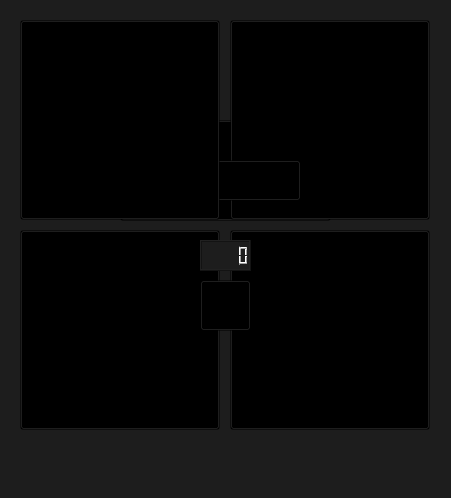
<?xml version="1.0" encoding="UTF-8"?>
<ui version="4.0">
 <class>Genius</class>
 <widget class="QMainWindow" name="Genius">
  <property name="geometry">
   <rect>
    <x>0</x>
    <y>0</y>
    <width>451</width>
    <height>498</height>
   </rect>
  </property>
  <property name="windowTitle">
   <string>Genius</string>
  </property>
  <property name="styleSheet">
   <string notr="true">background-color:#1d1d1d;</string>
  </property>
  <widget class="QWidget" name="centralwidget">
   <widget class="QPushButton" name="verde">
    <property name="geometry">
     <rect>
      <x>20</x>
      <y>20</y>
      <width>200</width>
      <height>200</height>
     </rect>
    </property>
    <property name="styleSheet">
     <string notr="true">#verde{
background-color:transparent;
border-image: url(&quot;D:/Dropbox Oficial/Dropbox/Faculdade/UFRGS/Indo/TCP/Genius/genius/bt_verde.png&quot;);
}

#verde:pressed{
background-color:transparent;
border-image: url(&quot;D:/Dropbox Oficial/Dropbox/Faculdade/UFRGS/Indo/TCP/Genius/genius/bt_verdeAct.png&quot;);
}</string>
    </property>
    <property name="text">
     <string/>
    </property>
   </widget>
   <widget class="QPushButton" name="vermelho">
    <property name="geometry">
     <rect>
      <x>230</x>
      <y>20</y>
      <width>200</width>
      <height>200</height>
     </rect>
    </property>
    <property name="styleSheet">
     <string notr="true">#vermelho{
background-color:transparent;
border-image: url(&quot;D:/Dropbox Oficial/Dropbox/Faculdade/UFRGS/Indo/TCP/Genius/genius/bt_vermelho.png&quot;);
}

#vermelho:pressed{
background-color:transparent;
border-image: url(&quot;D:/Dropbox Oficial/Dropbox/Faculdade/UFRGS/Indo/TCP/Genius/genius/bt_vermelhoAct.png&quot;);
}</string>
    </property>
    <property name="text">
     <string/>
    </property>
   </widget>
   <widget class="QPushButton" name="azul">
    <property name="geometry">
     <rect>
      <x>230</x>
      <y>230</y>
      <width>200</width>
      <height>200</height>
     </rect>
    </property>
    <property name="styleSheet">
     <string notr="true">#azul{
background-color:transparent;
border-image: url(&quot;D:/Dropbox Oficial/Dropbox/Faculdade/UFRGS/Indo/TCP/Genius/genius/bt_azul.png&quot;);
}

#azul:pressed{
background-color:transparent;
border-image: url(&quot;D:/Dropbox Oficial/Dropbox/Faculdade/UFRGS/Indo/TCP/Genius/genius/bt_azulAct.png&quot;);
}</string>
    </property>
    <property name="text">
     <string/>
    </property>
   </widget>
   <widget class="QPushButton" name="amarelo">
    <property name="geometry">
     <rect>
      <x>20</x>
      <y>230</y>
      <width>200</width>
      <height>200</height>
     </rect>
    </property>
    <property name="styleSheet">
     <string notr="true">#amarelo{
background-color:transparent;
border-image: url(&quot;D:/Dropbox Oficial/Dropbox/Faculdade/UFRGS/Indo/TCP/Genius/genius/bt_amarelo.png&quot;);
}

#amarelo:pressed{
background-color:transparent;
border-image: url(&quot;D:/Dropbox Oficial/Dropbox/Faculdade/UFRGS/Indo/TCP/Genius/genius/bt_amareloAct.png&quot;);
}</string>
    </property>
    <property name="text">
     <string/>
    </property>
   </widget>
   <widget class="QPushButton" name="logo">
    <property name="geometry">
     <rect>
      <x>150</x>
      <y>160</y>
      <width>151</width>
      <height>41</height>
     </rect>
    </property>
    <property name="styleSheet">
     <string notr="true">#logo{
background-color:transparent;
border-image: url(&quot;D:/Dropbox Oficial/Dropbox/Faculdade/UFRGS/Indo/TCP/Genius/genius/logo.png&quot;);
}
</string>
    </property>
    <property name="text">
     <string/>
    </property>
   </widget>
   <widget class="QPushButton" name="onoff">
    <property name="geometry">
     <rect>
      <x>200</x>
      <y>280</y>
      <width>51</width>
      <height>51</height>
     </rect>
    </property>
    <property name="styleSheet">
     <string notr="true">#onoff{
background-color:transparent;
border-image: url(&quot;D:/Dropbox Oficial/Dropbox/Faculdade/UFRGS/Indo/TCP/Genius/genius/bt_off.png&quot;);
}
</string>
    </property>
    <property name="text">
     <string/>
    </property>
   </widget>
   <widget class="QPushButton" name="bg_logo">
    <property name="geometry">
     <rect>
      <x>120</x>
      <y>120</y>
      <width>211</width>
      <height>101</height>
     </rect>
    </property>
    <property name="styleSheet">
     <string notr="true">#bg_logo{
background-color:transparent;
border-image: url(&quot;D:/Dropbox Oficial/Dropbox/Faculdade/UFRGS/Indo/TCP/Genius/genius/bg_logo.png&quot;);
}
</string>
    </property>
    <property name="text">
     <string/>
    </property>
   </widget>
   <widget class="QLCDNumber" name="pontuacao">
    <property name="geometry">
     <rect>
      <x>200</x>
      <y>240</y>
      <width>51</width>
      <height>31</height>
     </rect>
    </property>
    <property name="minimumSize">
     <size>
      <width>41</width>
      <height>0</height>
     </size>
    </property>
    <property name="font">
     <font>
      <pointsize>14</pointsize>
      <kerning>true</kerning>
     </font>
    </property>
    <property name="value" stdset="0">
     <double>0.000000000000000</double>
    </property>
    <property name="intValue" stdset="0">
     <number>0</number>
    </property>
   </widget>
   <zorder>azul</zorder>
   <zorder>bg_logo</zorder>
   <zorder>vermelho</zorder>
   <zorder>amarelo</zorder>
   <zorder>logo</zorder>
   <zorder>onoff</zorder>
   <zorder>verde</zorder>
   <zorder>pontuacao</zorder>
  </widget>
  <widget class="QMenuBar" name="menubar">
   <property name="geometry">
    <rect>
     <x>0</x>
     <y>0</y>
     <width>451</width>
     <height>21</height>
    </rect>
   </property>
  </widget>
  <widget class="QStatusBar" name="statusbar"/>
 </widget>
 <resources/>
 <connections/>
</ui>
